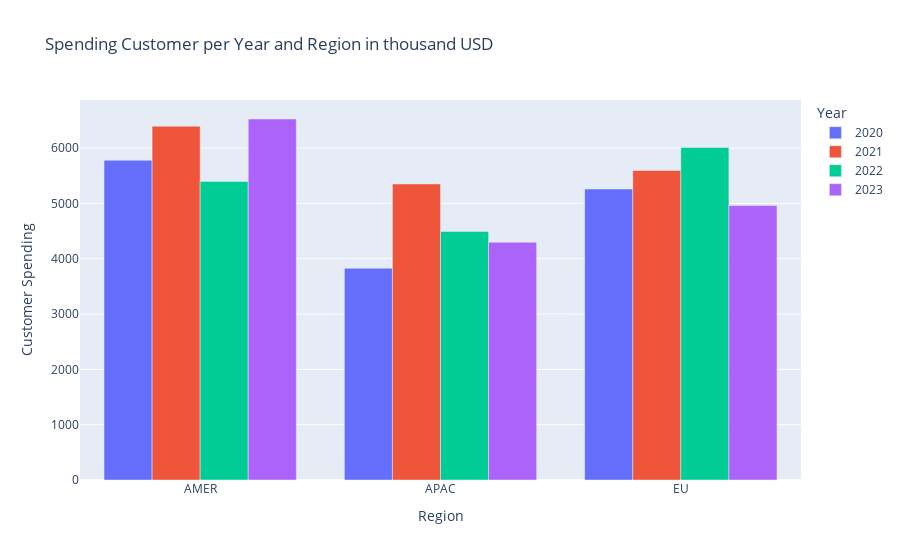

The code cell stored with this chart in its notebook:
### Markdown cell above
We can see from chart above, our dataset doesn't distribute normally. So, we gonna should use median value as average parameter for our analysis.

### Code cell
#Compute Customer Spending Every Region
customer_spending = source.pivot_table(index='Region', columns='Year', values='Sales', aggfunc='median')
customer_spending.reset_index(inplace=True)
customer_spending = customer_spending[1:]
customer_spending = customer_spending.round(2)

#Create Bar Chart
fig_spending = px.bar(customer_spending, x='Region', y=[c for c in customer_spending.columns if c != 'Region'],
             title='Spending Customer per Year and Region in thousand USD',
             labels={'value': 'Customer Spending', 'variable': 'Year'},
             barmode='group')
display(fig_spending.show(), customer_spending)

### Figure 1 — Plotly figure (JSON) as saved in the notebook; plotly's stock layout.template omitted (floating-point values rounded to 4 significant figures)
{"data": [{"alignmentgroup": "True", "hovertemplate": "Year=2020<br>Region=%{x}<br>Customer Spending=%{y}<extra></extra>", "legendgroup": "2020", "marker": {"color": "#636efa", "pattern": {"shape": ""}}, "name": "2020", "offsetgroup": "2020", "orientation": "v", "showlegend": true, "textposition": "auto", "type": "bar", "x": ["AMER", "APAC", "EU"], "xaxis": "x", "y": [5780.0, 3827.0, 5260.0], "yaxis": "y"}, {"alignmentgroup": "True", "hovertemplate": "Year=2021<br>Region=%{x}<br>Customer Spending=%{y}<extra></extra>", "legendgroup": "2021", "marker": {"color": "#EF553B", "pattern": {"shape": ""}}, "name": "2021", "offsetgroup": "2021", "orientation": "v", "showlegend": true, "textposition": "auto", "type": "bar", "x": ["AMER", "APAC", "EU"], "xaxis": "x", "y": [6396, 5350.0, 5596.0], "yaxis": "y"}, {"alignmentgroup": "True", "hovertemplate": "Year=2022<br>Region=%{x}<br>Customer Spending=%{y}<extra></extra>", "legendgroup": "2022", "marker": {"color": "#00cc96", "pattern": {"shape": ""}}, "name": "2022", "offsetgroup": "2022", "orientation": "v", "showlegend": true, "textposition": "auto", "type": "bar", "x": ["AMER", "APAC", "EU"], "xaxis": "x", "y": [5398.0, 4492.0, 6012], "yaxis": "y"}, {"alignmentgroup": "True", "hovertemplate": "Year=2023<br>Region=%{x}<br>Customer Spending=%{y}<extra></extra>", "legendgroup": "2023", "marker": {"color": "#ab63fa", "pattern": {"shape": ""}}, "name": "2023", "offsetgroup": "2023", "orientation": "v", "showlegend": true, "textposition": "auto", "type": "bar", "x": ["AMER", "APAC", "EU"], "xaxis": "x", "y": [6526.0, 4299.0, 4962.0], "yaxis": "y"}], "layout": {"barmode": "group", "legend": {"title": {"text": "Year"}, "tracegroupgap": 0}, "title": {"text": "Spending Customer per Year and Region in thousand USD"}, "xaxis": {"anchor": "y", "domain": [0, 1], "title": {"text": "Region"}}, "yaxis": {"anchor": "x", "domain": [0, 1], "title": {"text": "Customer Spending"}}}}
